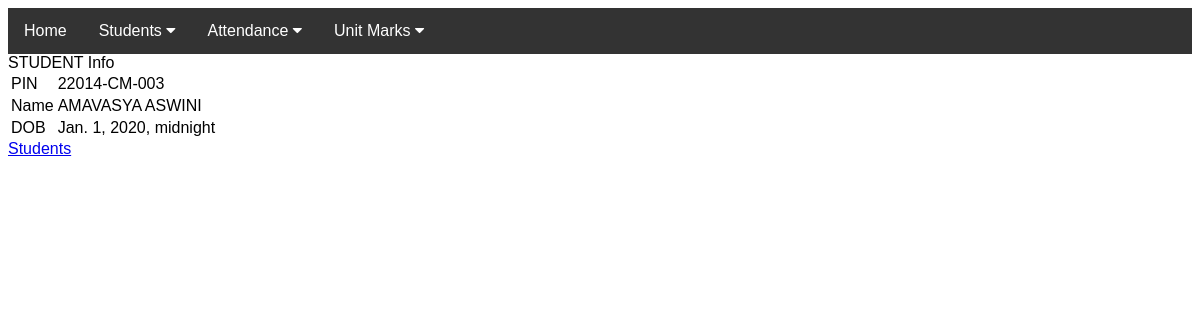
Screenshot of /n/i/22014-CM-003/show with the database file from the repository.
### mbts/models.py (models this page shows, shortened)
class Students(models.Model):
    pin = models.CharField(max_length=20, primary_key=True)
    sname=models.CharField(max_length=20)
    fname=models.CharField(max_length=20)
    address=models.CharField(max_length=30)
    village=models.CharField(max_length=20)
    mandal=models.CharField(max_length=20)
    dist=models.CharField(max_length=20)
    phno=models.CharField(max_length=12)
    fphno=models.CharField(max_length=12)
    email=models.CharField(max_length=30)
    dob =  models.DateTimeField(default='2020-1-1')
    gender=models.CharField(max_length=1)

### mbts/views/student.py (the view)
# urls.py: path("i/<str:spin>/show", student.show, name="student_show"),
def show(request, spin):
    s = Students.objects.get(pin=spin)
    context = {"s" : s }
    return render(request, "students/show.html", context)

### mbts/templates/students/show.html
{% extends "base.html" %}
{% block content %}
STUDENT Info
<table>
    <tr><td>PIN</td><td>{{s.pin}}</td></tr>
    <tr><td>Name</td><td>{{s.sname}}</td></tr>
    <tr><td>DOB</td><td>{{s.dob}}</td></tr>
</table>
<a href="{% url 'index' %}">Students</a>
{% endblock %}

### mbts/templates/base.html (style rules this page uses)
body { font-family: Arial, Helvetica, sans-serif; }

### rows the page displays
Students: pin "22014-CM-003", sname "AMAVASYA ASWINI", dob "Jan. 1, 2020, midnight"
